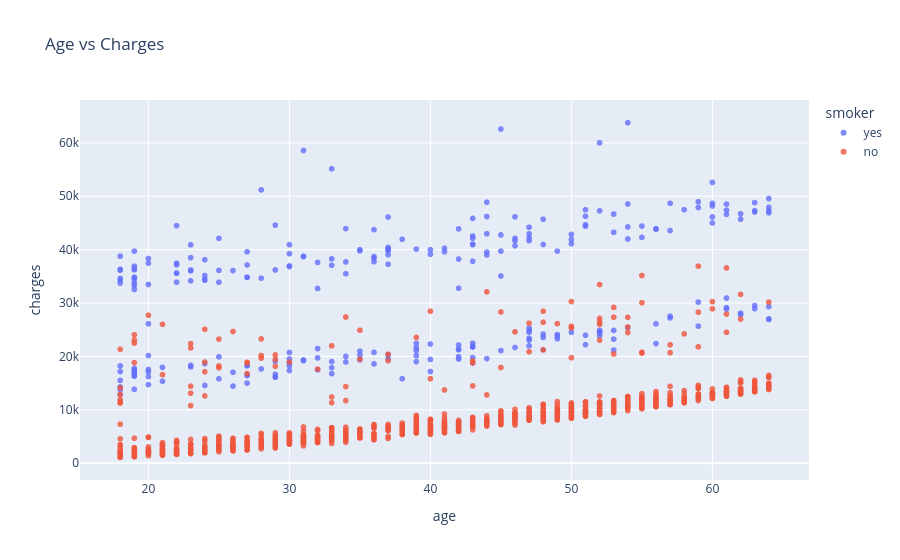
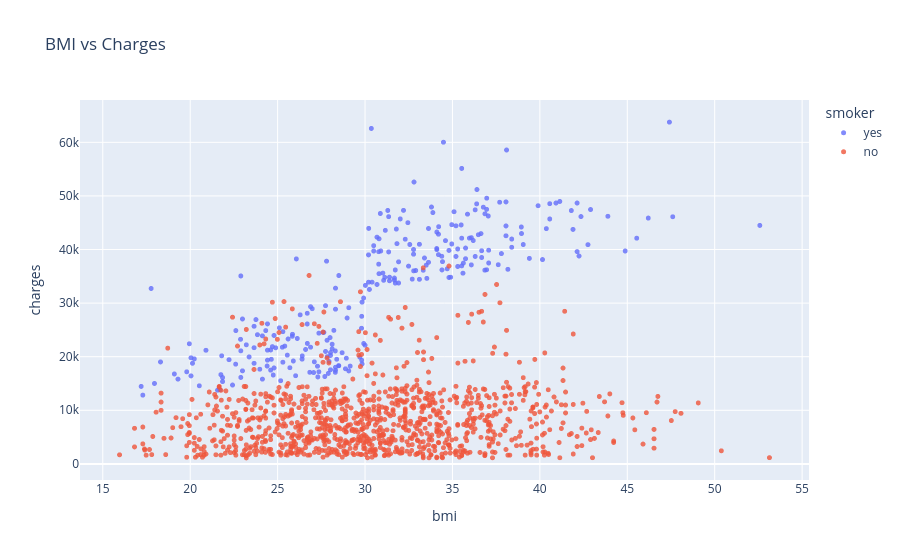
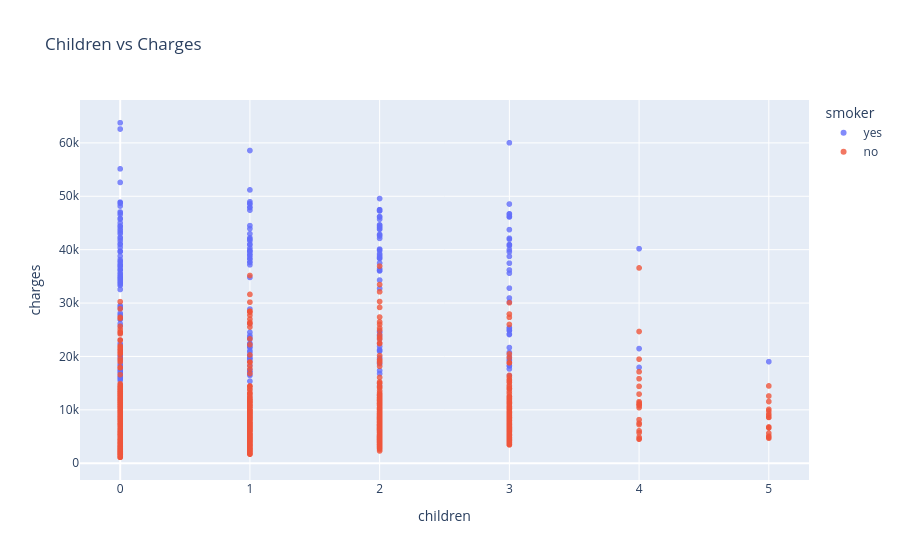
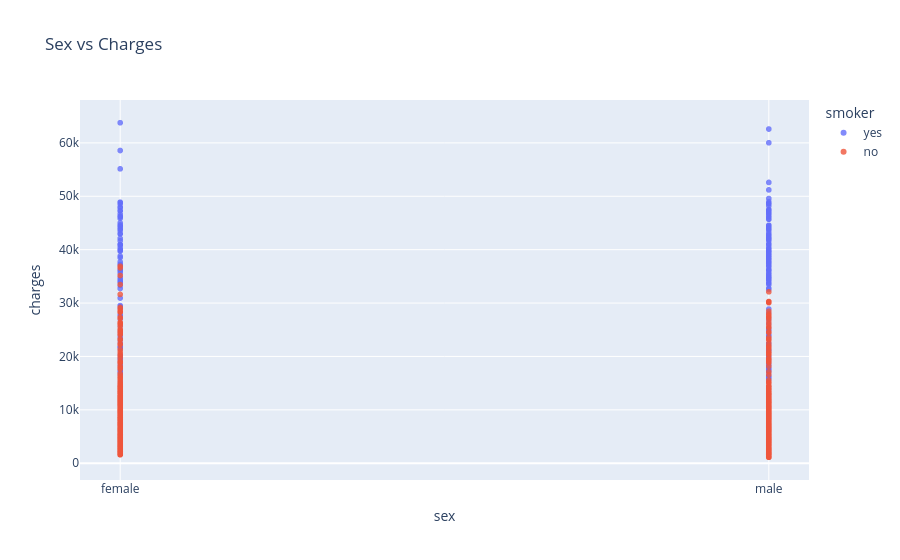

Notebook cell for these charts, in order:
### Code cell
import pandas as pd
import matplotlib.pyplot as plt
import seaborn as sns
import plotly.express as px

medical_data = pd.read_csv('insurance.csv')
# print(medical_data)
# print(medical_data.info())
print(medical_data.smoker.value_counts())

# fig = px.histogram(medical_data, x = 'age', marginal = 'box', nbins = 47, title = 'Distribution of Age')

# fig = px.histogram(medical_data,
             #      x = 'sex',
             #      marginal = 'box',
             #      color = 'region',
             #      color_discrete_sequence = ['green', 'grey'],
             #      title = 'Distribution of Charges')

#fig.update_layout(bargap = 0.1)
# fig.show()

px.histogram(medical_data, x = 'sex', title = 'Sex')
px.histogram(medical_data, x = 'region', color = 'smoker', title = 'Region')
px.histogram(medical_data, x = 'children', color = 'smoker' , title = 'Children')


fig = px.scatter(medical_data, x = 'age', y = 'charges', opacity = 0.8, hover_data = ['sex'], color = 'smoker', title = 'Age vs Charges')
fig.update_traces(marker_size = 6)
fig.show()

fig = px.scatter(medical_data, x = 'bmi', y = 'charges', opacity = 0.8, hover_data = ['sex'], color = 'smoker', title = 'BMI vs Charges')
fig.update_traces(marker_size = 5)
fig.show()

fig = px.scatter(medical_data, x = 'children', y = 'charges', opacity = 0.8, hover_data = ['sex'], color = 'smoker', title = 'Children vs Charges')
fig.update_traces(marker_size = 6)
fig.show()

fig = px.scatter(medical_data, x = 'sex', y = 'charges', opacity = 0.8, hover_data = ['sex'], color = 'smoker', title = 'Sex vs Charges')
fig.update_traces(marker_size = 6)
fig.show()

fig = px.scatter(medical_data, x = 'region', y = 'charges', opacity = 0.8, hover_data = ['sex'], color = 'smoker', title = 'Region vs Charges')
fig.update_traces(marker_size = 6)
fig.show()

fig = px.scatter(medical_data, x = 'smoker', y = 'charges', opacity = 0.8, hover_data = ['sex'], color = 'smoker', title = 'Smoker vs Charges')
fig.update_traces(marker_size = 6)
fig.show()


medical_data.charges.corr(medical_data.age)
medical_data.charges.corr(medical_data.bmi)
medical_data.charges.corr(medical_data.children)

### Figure 1 — Plotly figure (JSON) as saved in the notebook; plotly's stock layout.template omitted (floating-point values rounded to 4 significant figures; data arrays with more than 128 entries replaced by an {"elided": "..."} marker saying what was removed)
{"data": [{"customdata": {"elided": "274x1 str values"}, "hovertemplate": "smoker=yes<br>age=%{x}<br>charges=%{y}<br>sex=%{customdata[0]}<extra></extra>", "legendgroup": "yes", "marker": {"color": "#636efa", "opacity": 0.8, "size": 6, "symbol": "circle"}, "mode": "markers", "name": "yes", "showlegend": true, "type": "scattergl", "x": {"elided": "274 int values"}, "xaxis": "x", "y": {"elided": "274 float values"}, "yaxis": "y"}, {"customdata": {"elided": "1064x1 str values"}, "hovertemplate": "smoker=no<br>age=%{x}<br>charges=%{y}<br>sex=%{customdata[0]}<extra></extra>", "legendgroup": "no", "marker": {"color": "#EF553B", "opacity": 0.8, "size": 6, "symbol": "circle"}, "mode": "markers", "name": "no", "showlegend": true, "type": "scattergl", "x": {"elided": "1064 int values"}, "xaxis": "x", "y": {"elided": "1064 float values"}, "yaxis": "y"}], "layout": {"legend": {"title": {"text": "smoker"}, "tracegroupgap": 0}, "title": {"text": "Age vs Charges"}, "xaxis": {"anchor": "y", "domain": [0, 1], "title": {"text": "age"}}, "yaxis": {"anchor": "x", "domain": [0, 1], "title": {"text": "charges"}}}}

### Figure 2 — Plotly figure (JSON) as saved in the notebook; plotly's stock layout.template omitted (floating-point values rounded to 4 significant figures; data arrays with more than 128 entries replaced by an {"elided": "..."} marker saying what was removed)
{"data": [{"customdata": {"elided": "274x1 str values"}, "hovertemplate": "smoker=yes<br>bmi=%{x}<br>charges=%{y}<br>sex=%{customdata[0]}<extra></extra>", "legendgroup": "yes", "marker": {"color": "#636efa", "opacity": 0.8, "size": 5, "symbol": "circle"}, "mode": "markers", "name": "yes", "showlegend": true, "type": "scattergl", "x": {"elided": "274 float values"}, "xaxis": "x", "y": {"elided": "274 float values"}, "yaxis": "y"}, {"customdata": {"elided": "1064x1 str values"}, "hovertemplate": "smoker=no<br>bmi=%{x}<br>charges=%{y}<br>sex=%{customdata[0]}<extra></extra>", "legendgroup": "no", "marker": {"color": "#EF553B", "opacity": 0.8, "size": 5, "symbol": "circle"}, "mode": "markers", "name": "no", "showlegend": true, "type": "scattergl", "x": {"elided": "1064 float values"}, "xaxis": "x", "y": {"elided": "1064 float values"}, "yaxis": "y"}], "layout": {"legend": {"title": {"text": "smoker"}, "tracegroupgap": 0}, "title": {"text": "BMI vs Charges"}, "xaxis": {"anchor": "y", "domain": [0, 1], "title": {"text": "bmi"}}, "yaxis": {"anchor": "x", "domain": [0, 1], "title": {"text": "charges"}}}}

### Figure 3 — Plotly figure (JSON) as saved in the notebook; plotly's stock layout.template omitted (floating-point values rounded to 4 significant figures; data arrays with more than 128 entries replaced by an {"elided": "..."} marker saying what was removed)
{"data": [{"customdata": {"elided": "274x1 str values"}, "hovertemplate": "smoker=yes<br>children=%{x}<br>charges=%{y}<br>sex=%{customdata[0]}<extra></extra>", "legendgroup": "yes", "marker": {"color": "#636efa", "opacity": 0.8, "size": 6, "symbol": "circle"}, "mode": "markers", "name": "yes", "showlegend": true, "type": "scattergl", "x": {"elided": "274 int values"}, "xaxis": "x", "y": {"elided": "274 float values"}, "yaxis": "y"}, {"customdata": {"elided": "1064x1 str values"}, "hovertemplate": "smoker=no<br>children=%{x}<br>charges=%{y}<br>sex=%{customdata[0]}<extra></extra>", "legendgroup": "no", "marker": {"color": "#EF553B", "opacity": 0.8, "size": 6, "symbol": "circle"}, "mode": "markers", "name": "no", "showlegend": true, "type": "scattergl", "x": {"elided": "1064 int values"}, "xaxis": "x", "y": {"elided": "1064 float values"}, "yaxis": "y"}], "layout": {"legend": {"title": {"text": "smoker"}, "tracegroupgap": 0}, "title": {"text": "Children vs Charges"}, "xaxis": {"anchor": "y", "domain": [0, 1], "title": {"text": "children"}}, "yaxis": {"anchor": "x", "domain": [0, 1], "title": {"text": "charges"}}}}

### Figure 4 — Plotly figure (JSON) as saved in the notebook; plotly's stock layout.template omitted (floating-point values rounded to 4 significant figures; data arrays with more than 128 entries replaced by an {"elided": "..."} marker saying what was removed)
{"data": [{"hovertemplate": "smoker=yes<br>sex=%{x}<br>charges=%{y}<extra></extra>", "legendgroup": "yes", "marker": {"color": "#636efa", "opacity": 0.8, "size": 6, "symbol": "circle"}, "mode": "markers", "name": "yes", "showlegend": true, "type": "scattergl", "x": {"elided": "274 str values"}, "xaxis": "x", "y": {"elided": "274 float values"}, "yaxis": "y"}, {"hovertemplate": "smoker=no<br>sex=%{x}<br>charges=%{y}<extra></extra>", "legendgroup": "no", "marker": {"color": "#EF553B", "opacity": 0.8, "size": 6, "symbol": "circle"}, "mode": "markers", "name": "no", "showlegend": true, "type": "scattergl", "x": {"elided": "1064 str values"}, "xaxis": "x", "y": {"elided": "1064 float values"}, "yaxis": "y"}], "layout": {"legend": {"title": {"text": "smoker"}, "tracegroupgap": 0}, "title": {"text": "Sex vs Charges"}, "xaxis": {"anchor": "y", "domain": [0, 1], "title": {"text": "sex"}}, "yaxis": {"anchor": "x", "domain": [0, 1], "title": {"text": "charges"}}}}
